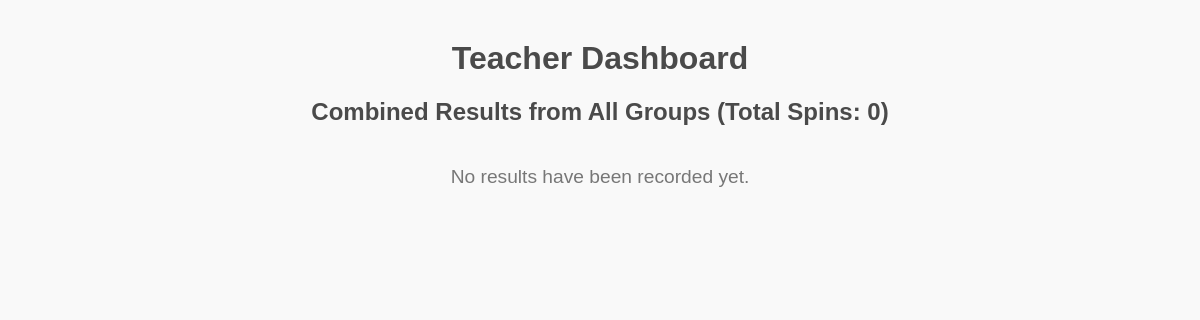
Page /dashboard on the earlier database version.
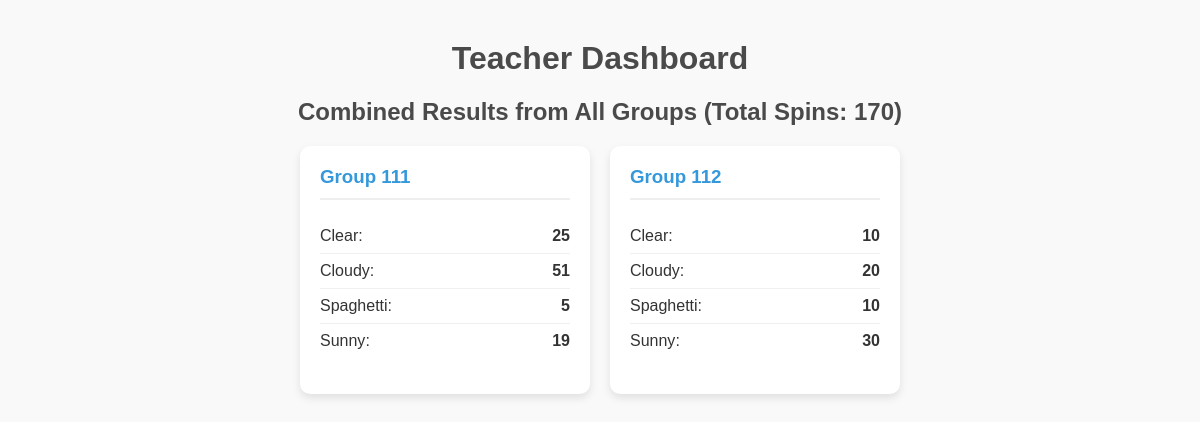
Same page on the later database version.
### tables this page shows
CREATE TABLE spins (
            id INTEGER PRIMARY KEY AUTOINCREMENT,
            classroom_code TEXT NOT NULL,
            group_name TEXT NOT NULL,
            color TEXT NOT NULL,
            timestamp DATETIME DEFAULT CURRENT_TIMESTAMP
        );

### app.py (the view)
@app.route('/dashboard')
@app.route('/dashboard/<classroom_code>')
def dashboard(classroom_code=None):
    if not classroom_code:
        classroom_code = CURRENT_CLASSROOM
    conn = get_db_connection()
    rows = conn.execute('SELECT * FROM spins WHERE classroom_code = ?', (classroom_code,)).fetchall()
    conn.close()
    summary = defaultdict(lambda: defaultdict(int))
    total_spins = len(rows)
    for row in rows:
        summary[row['group_name']][row['color']] += 1
    summary_dict = {k: dict(v) for k, v in summary.items()}
    return render_template('dashboard.html',
                           summary=summary_dict,
                           total_spins=total_spins,
                           classroom_name=classroom_code)

### app.py (called while the page is built)
def get_db_connection():
    conn = sqlite3.connect(DATABASE)
    conn.row_factory = sqlite3.Row
    return conn

### templates/dashboard.html (shortened to what this page needs)
<!DOCTYPE html>
<html lang="en">
<head>
</head>
<body>
    <h1>Teacher Dashboard</h1>
    <h2>Combined Results from All Groups (Total Spins: {{ total_spins }})</h2>
    <div id="dashboard-container">
        {% if summary %}
            {% for group_id, results in summary.items()|sort %}
                <div class="group-card">
                    <h3>Group {{ group_id }}</h3>
                    <ul>
                        {% for color, count in results.items()|sort %}
                            <li><span>{{ color|capitalize }}:</span> <span class="count">{{ count }}</span></li>
                        {% endfor %}
                    </ul>
                </div>
            {% endfor %}
        {% else %}
            <p class="no-results">No results have been recorded yet.</p>
        {% endif %}
    </div>
</body>
</html>

### templates/dashboard.html (style rules this page uses)
body { font-family: sans-serif; margin: 40px; background-color: #f9f9f9; color: #333; }
h1, h2 { text-align: center; color: #4a4a4a; }
#dashboard-container { display: flex; flex-wrap: wrap; gap: 20px; justify-content: center; }
.group-card { background-color: white; border-radius: 10px; box-shadow: 0 4px 8px rgba(0,0,0,0.1); padding: 20px; width: 250px; }
.group-card h3 { margin-top: 0; color: #3498db; border-bottom: 2px solid #eee; padding-bottom: 10px; }
.group-card ul { list-style: none; padding: 0; }
.group-card li { display: flex; justify-content: space-between; padding: 8px 0; border-bottom: 1px solid #f0f0f0; }
.group-card li:last-child { border-bottom: none; }
.group-card .count { font-weight: bold; }

Differences in the rows shown:
added spins: group_name "111", color "Clear", count "25"
added spins: color "Cloudy", count "51", shown under "111"
added spins: color "Spaghetti", count "5", shown under "111"
added spins: color "Sunny", count "19", shown under "111"
added spins: group_name "112", color "Cloudy", count "20"
added spins: color "Clear", count "10", shown under "112"
added spins: color "Spaghetti", count "10", shown under "112"
added spins: color "Sunny", count "30", shown under "112"
Other differences:
{{ total_spins }}: "0" → "170"
text no longer shown: "No results have been recorded yet."
